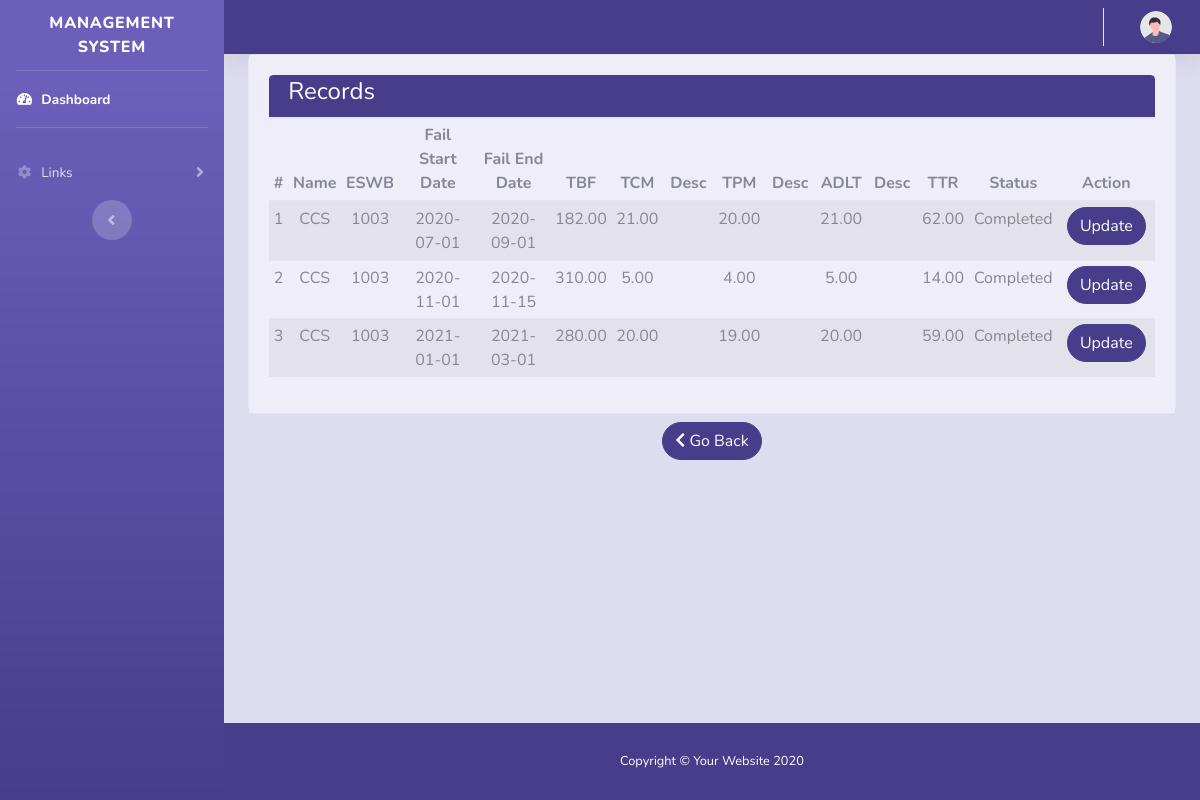
Page /Manager/show_records/3 on the committed database.
### tables this page shows
CREATE TABLE `controller_data_detail` (
  `id` bigint(20) NOT NULL,
  `Controller_Data_ID` bigint(20) NOT NULL,
  `Failure_start_date` date,
  `Failure_end_date` date,  
  `TBF` decimal(8,2) DEFAULT NULL,
  `TCM` decimal(8,2) DEFAULT NULL,
  `TCM_Desc` varchar(1000) DEFAULT NULL,
  `TPM` decimal(8,2) DEFAULT NULL,
  `TPM_Desc` varchar(1000) DEFAULT NULL,
  `ADLT` decimal(8,2) DEFAULT NULL,
  `ADLT_Desc` varchar(1000) DEFAULT NULL,
  `TTR` decimal(8,2) DEFAULT NULL,
  `RegDate` date DEFAULT current_timestamp(),
  `Status` varchar(15)
);

CREATE TABLE `controller_data` (
  `ID` bigint(20) NOT NULL,
  `Controller_type` varchar(30) NOT NULL,
  `Controller_Name` varchar(30) NOT NULL,
  `Controller_Code` varchar(30),
  `Ship_ID` bigint(20),
  `ESWB` varchar(30) NOT NULL,
  `Includes` varchar(50) DEFAULT NULL,
  `Not_Includes` varchar(50) DEFAULT NULL,
  `Associated_Equipment` varchar(50) DEFAULT NULL,
  `MTBF` decimal(8,2) DEFAULT NULL,
  `MTTR` decimal(8,2) DEFAULT NULL,
  `Availability` decimal(8,2) DEFAULT NULL,
  `Reliability` decimal(8,2) DEFAULT NULL,
  `Default_Reliability` decimal(8,2) DEFAULT 0.00,
  `Comission_date` date DEFAULT NULL,
  `Total_Equipped` int
);

### application/controllers/Manager.php (called while the page is built, shortened)
<?php if (!defined('BASEPATH')) exit('No direct script access allowed');
class Manager extends CI_Controller
{
    public function show_records($id = NULL)
    {
        $this->db->select('cd.Controller_Name, cd.ESWB,cdd.*');
        $this->db->from('controller_data cd');
        $this->db->join('controller_data_detail cdd', 'cd.id = cdd.Controller_Data_ID');
        $this->db->where('cdd.Controller_Data_ID', $id);
        $data['controller_detail_records'] = $this->db->get()->result_array();
        $this->load->view('manager/data_records', $data);
    }
}

### index.php (called while the page is built, shortened)
<?php
require_once BASEPATH.'core/CodeIgniter.php';

### application/views/manager/data_records.php (the view, shortened to what this page needs)
<?php $this->load->view('manager/common/header'); ?>
<div class="container">
    <div class="card">
        <div class="card-body bg-custom3">
            <div id="table_div">
                <?php if (isset($controller_detail_records)) {
                    if (count($controller_detail_records) > 0) { ?>
                        <div class="card-header bg-custom1">
                            <h1 class="h4 text-white">Records</h1>
                        </div>
                        <table id="datatable" class="table table-sm table-striped text-center">
                            <thead>
                                <tr>
                                    <th scope="col">#</th>
                                    <th scope="col">Name</th>
                                    <th scope="col">ESWB</th>
                                    <th scope="col">Fail Start Date</th>
                                    <th scope="col">Fail End Date</th>
                                    <th scope="col">TBF</th>
                                    <th scope="col">TCM</th>
                                    <th scope="col">Desc</th>
                                    <th scope="col">TPM</th>
                                    <th scope="col">Desc</th>
                                    <th scope="col">ADLT</th>
                                    <th scope="col">Desc</th>
                                    <th scope="col">TTR</th>
                                    <th scope="col">Status</th>
                                    <th scope="col">Action</th>
                                </tr>
                            </thead>
                            <tbody>
                                <?php $count = 0;
                                foreach ($controller_detail_records as $data) { ?>
                                    <tr>
                                        <td scope="row"><?= ++$count; ?></td>
                                        <td scope="row"><?= $data['Controller_Name']; ?></td>
                                        <td scope="row"><?= $data['ESWB']; ?></td>
                                        <td scope="row" style="width:600px;"><?= $data['Failure_start_date']; ?></td>
                                        <td scope="row" style="width:500px;"><?= $data['Failure_end_date']; ?></td>
                                        <td scope="row"><?= $data['TBF']; ?></td>
                                        <td scope="row"><?= $data['TCM']; ?></td>
                                        <td scope="row" id="tcm_desc" style="width:150px; scroll;"value="<?= $data['TCM_Desc']; ?>"><?= $data['TCM_Desc']; ?></td>
                                        <td scope="row"><?= $data['TPM']; ?></td>
                                        <td scope="row" style="width:150px;"><?= $data['TPM_Desc']; ?></td>
                                        <td scope="row"><?= $data['ADLT']; ?></td>
                                        <td scope="row" style="width:150px;"><?= $data['ADLT_Desc']; ?></td>
                                        <td scope="row"><?= $data['TTR']; ?></td>
                                        <td scope="row" style="width:100px;"><?= $data['Status']; ?></td>
                                        <td scope="row" style="width:300px;">
                                           <a class="btn btn-primary rounded-pill text-sm" href="<?= base_url(); ?>manager/update_details/<?= $data['id']; ?>">Update</a>
                                        </td>
                                    </tr>
                                <?php } ?>
                            </tbody>
                        </table>
                    <?php } else { ?>
                        <div class="card-header">
                            <h1 class="h4 text-gray-900">No Data Available yet</h1>
                        </div>
                    <?php }
                } else { ?>
                    <a> No Record Selected. </a>
                <?php  } ?>
            </div>
        </div>
    </div>
    <div class="form-group row justify-content-center my-2">
        <a class="btn btn-primary rounded-pill" id="abc" href="<?= base_url(); ?>manager"><i class="fas fa-chevron-left"></i> Go Back</a>
    </div>
</div>
</div>
<?php $this->load->view('common/footer'); ?>

### application/views/manager/common/header.php (shortened to what this page needs)
<!DOCTYPE html>
<html lang="en">
<head>
    <link href="<?php echo base_url(); ?>assets/vendor/fontawesome-free/css/all.min.css" rel="stylesheet" type="text/css">
    <link href="<?php echo base_url(); ?>assets/css/sb-admin-2.min.css" rel="stylesheet">
</head>
<body id="page-top">
    <div id="wrapper">
        <ul class="navbar-nav bg-gradient-primary sidebar sidebar-dark accordion" id="accordionSidebar">
            <a class="sidebar-brand d-flex align-items-center justify-content-center" href="index.html">
                <div class="sidebar-brand-text mx-3">Management System</div>
            </a>
            <hr class="sidebar-divider my-0">
            <li class="nav-item active">
                <a class="nav-link" href="<?php echo base_url() ?><?php if ($this->session->userdata('status') == 'weo') {
                                                                    echo "WEO";
                                                                } else if ($this->session->userdata('status') == 'co') {
                                                                    echo "CO";
                                                                } else if ($this->session->userdata('status') == 'hod') {
                                                                    echo "HOD";
                                                                } else if ($this->session->userdata('status') == 'typecdr') {
                                                                    echo "Cdr";
                                                                } else {
                                                                    echo "Manager";
                                                                } ?>">
                    <i class="fas fa-fw fa-tachometer-alt"></i>
                    <span>Dashboard</span></a>
            </li>
            <hr class="sidebar-divider">
            <li class="nav-item">
                <a class="nav-link collapsed" href="#" data-toggle="collapse" data-target="#collapseTwo" aria-expanded="true" aria-controls="collapseTwo">
                    <i class="fas fa-fw fa-cog"></i>
                    <span>Links</span>
                </a>
            </li>
            <div class="text-center d-none d-md-inline">
                <button class="rounded-circle border-0" id="sidebarToggle"></button>
            </div>
        </ul>
        <div id="content-wrapper" class="d-flex flex-column bg-custom2">
            <div id="content">
                <nav class="navbar navbar-expand navbar-light bg-custom1 topbar static-top shadow">
                    <ul class="navbar-nav ml-auto">
                        <li class="nav-item dropdown no-arrow">
                            <a class="nav-link dropdown-toggle" href="#" id="userDropdown" role="button" data-toggle="dropdown" aria-haspopup="true" aria-expanded="false">
                                <img class="img-profile rounded-circle" src="<?php echo base_url(); ?>assets/img/undraw_profile.svg">
                            </a>
                        </li>
                    </ul>
                </nav>

### application/views/common/footer.php (shortened to what this page needs)
         <footer class="sticky-footer bg-custom1 text-white">
                <div class="container my-auto">
                    <div class="copyright text-center my-auto">
                        <span>Copyright &copy; Your Website 2020</span>
                    </div>
                </div>
            </footer>
        </div>
    </div>
</body>
</html>

### rows in the picture
controller_data_detail: controller_data.Controller_Name "CCS", controller_data.ESWB "1003", Failure_start_date "2020-07-01", Failure_end_date "2020-09-01", TBF "182.00", TCM "21.00", TPM "20.00", ADLT "21.00", TTR "62.00", Status "Completed"
controller_data_detail: controller_data.Controller_Name "CCS", controller_data.ESWB "1003", Failure_start_date "2020-11-01", Failure_end_date "2020-11-15", TBF "310.00", TCM "5.00", TPM "4.00", ADLT "5.00", TTR "14.00", Status "Completed"
controller_data_detail: controller_data.Controller_Name "CCS", controller_data.ESWB "1003", Failure_start_date "2021-01-01", Failure_end_date "2021-03-01", TBF "280.00", TCM "20.00", TPM "19.00", ADLT "20.00", TTR "59.00", Status "Completed"
